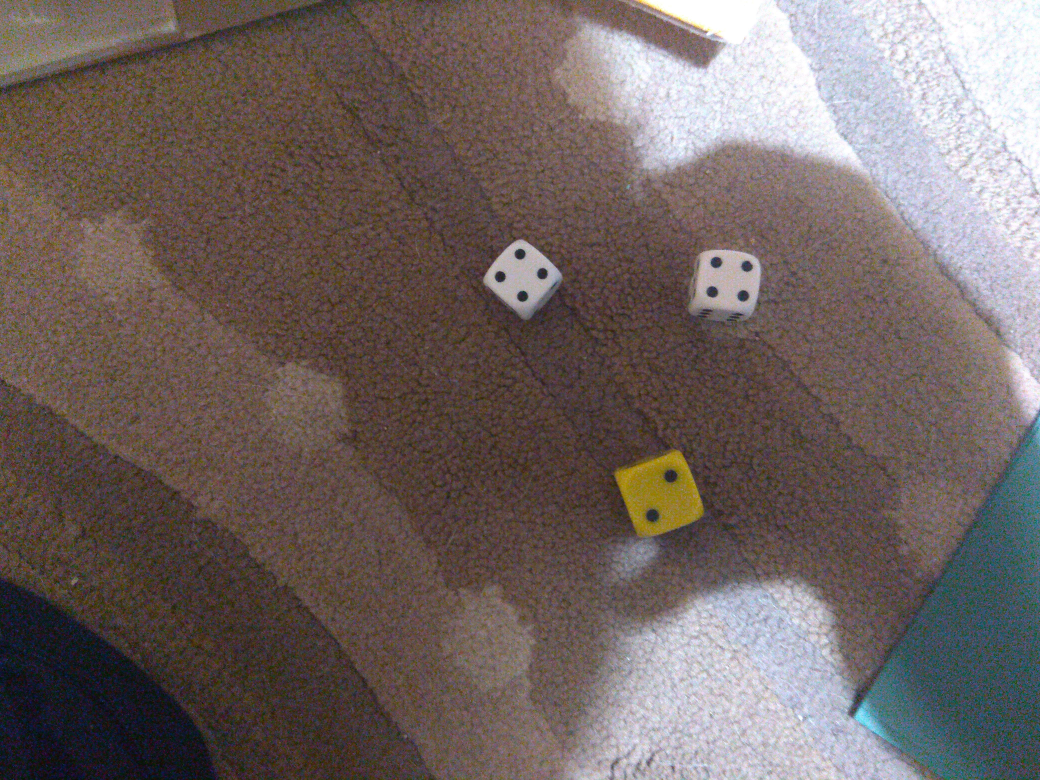
#> input picture src/Photos/ (11).jpg, 4160 x 3120 px (shown at 1/4 size); its folder holds only this picture in this run
$ python DiceDetectionMain.py
#> lines starting #> are read from the running program, lines starting #| are printed output that depends on the picture; after the words box and inside, x2 and y2 are one past the last pixel; in counts of white or black regions, pixels touching at a corner belong together
#> in main, original_image is the input picture: shape (3120, 4160, 3); mean B, G, R 97.1, 100.4, 112.4
import math
import sys
import cv2
import numpy as np
from statistics import mean
from glob import glob

files = glob('src/Photos/*.jpg')
number_of_pictures = len(files)


def distance(p1, p2):
    return math.sqrt(((p1[0] - p2[0]) ** 2) + ((p1[1] - p2[1]) ** 2))


def rescale_frame(frame, percent=75):
#> called with percent = 25
    width = int(frame.shape[1] * percent / 100)
    height = int(frame.shape[0] * percent / 100)
    dim = (width, height)
    return cv2.resize(frame, dim, interpolation=cv2.INTER_AREA)


# [6 lines left out: function adjust_gamma, not called in this run]


def scale_contour(cnt, scale):
    M = cv2.moments(cnt)
    cx = int(M['m10'] / M['m00'])
    cy = int(M['m01'] / M['m00'])

    cnt_norm = cnt - [cx, cy]
    cnt_scaled = cnt_norm * scale
    cnt_scaled = cnt_scaled + [cx, cy]
    cnt_scaled = cnt_scaled.astype(np.int32)

    return cnt_scaled


def main():
    i = 0
    while True:
        image_name = 'Image no ' + str(i + 1)
        cv2.namedWindow(image_name, cv2.WINDOW_NORMAL)
        cv2.resizeWindow(image_name, 900, 600)
        cv2.moveWindow(image_name, 600, 100)

        original_image = cv2.imread(files[i], cv2.IMREAD_COLOR)
        print('File ' + files[i])
        to_show = original_image.copy()
        to_show_before = to_show.copy()
        original_image = rescale_frame(original_image, 25)
        if original_image.shape[0] > original_image.shape[1]:
            original_image = cv2.rotate(original_image, cv2.ROTATE_90_CLOCKWISE)
            to_show = cv2.rotate(to_show, cv2.ROTATE_90_CLOCKWISE)
            to_show_before = cv2.rotate(to_show_before, cv2.ROTATE_90_CLOCKWISE)
        gray_image = cv2.cvtColor(original_image, cv2.COLOR_BGR2GRAY)
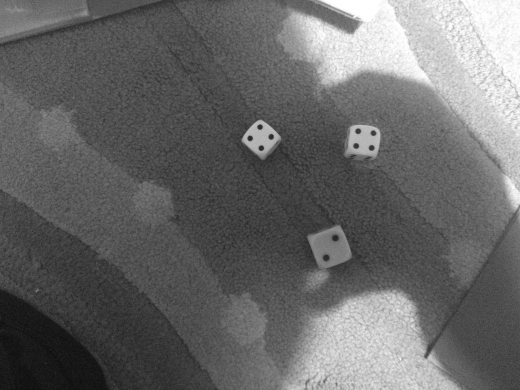
#> gray_image: shape (780, 1040) (shown at 1/2 size); min 8, max 255, mean 103.6
        # looking for dots
        blurred_image = cv2.GaussianBlur(gray_image, (15, 15), 0)
        thresh_image = cv2.adaptiveThreshold(blurred_image, 255, cv2.ADAPTIVE_THRESH_GAUSSIAN_C, cv2.THRESH_BINARY_INV, 11, 1)
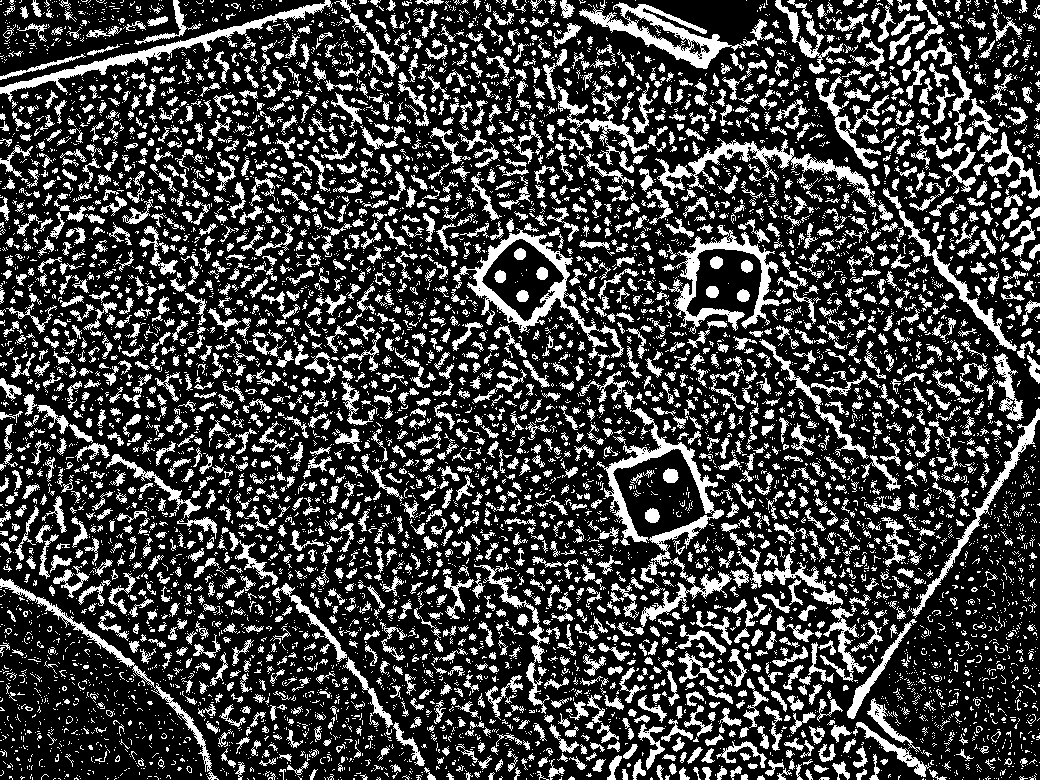
#> thresh_image: shape (780, 1040); 25.7% white; 7793 white regions (5443 under 20 px), largest, box (x1, y1, x2, y2) and area: (596, 390, 724, 583) 3593, (453, 228, 624, 358) 3338, (579, 2, 758, 69) 2983
        kernel = np.ones((5, 5), np.uint8)
        eroded_image = cv2.erode(thresh_image, kernel, iterations=1)
#> eroded_image: shape (780, 1040); 1% white in thin lines or dots
        dilated_image = cv2.dilate(eroded_image, kernel, iterations=1)
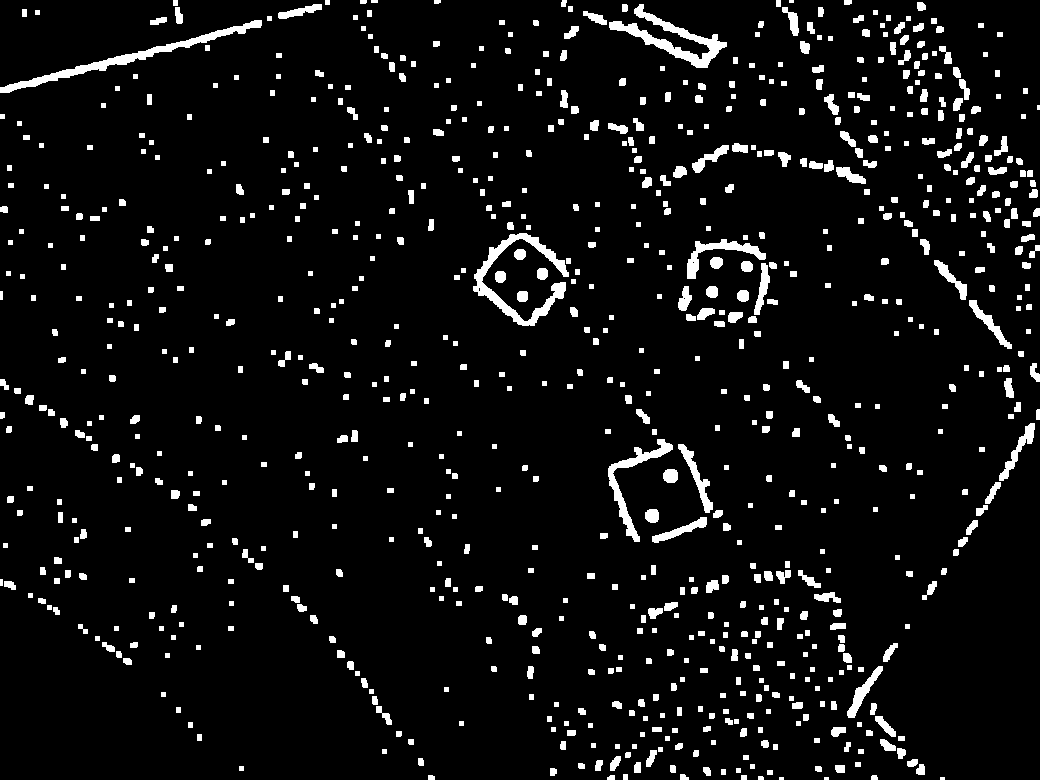
#> dilated_image: shape (780, 1040); 6.1% white; 853 white regions (5 under 20 px)
        contours, hierarchy = cv2.findContours(dilated_image, cv2.RETR_TREE, cv2.CHAIN_APPROX_SIMPLE)
#> contours = 856 contours, 262 with area under 20; largest, box (x1, y1, x2, y2) and area: (473, 233, 569, 326) 1791, (0, 20, 262, 93) 1697, (609, 4, 727, 68) 1652, (608, 439, 673, 542) 1020, (687, 239, 766, 279) 720
        dots_coordinates = []
        dots = []
        for j in range(len(contours)):
            area = cv2.contourArea(contours[j])
            perimeter = cv2.arcLength(contours[j], True)
            contours[j] = scale_contour(contours[j], 1.1)
            if perimeter == 0:
                break
            circularity = 4 * math.pi * (area / (perimeter * perimeter))
            if 0.8 < circularity and 1000 / 16 < area < 10000 / 16:
                x = []
                y = []
                color = []
                for k in range(len(contours[j])):
                    x.append(contours[j][k][0][1])
                    y.append(contours[j][k][0][0])
                    color.append(int(gray_image[contours[j][k][0][1], contours[j][k][0][0]]))
                if int(gray_image[mean(x), mean(y)]) < 150 and mean(color) > 100:
                    for contour in contours[j]:
                        contour[:, 0] = contour[:, 0] * 4
                        contour[:, 1] = contour[:, 1] * 4
                    cv2.drawContours(to_show, contours, j, (0, 0, 255), 12)
                    dots_coordinates.append([mean(x), mean(y)])
                    dots.append(contours[j])
#> this loop made 856 passes
#> (area, perimeter, cx in scale_contour, cy in scale_contour, circularity) on passes 5, 7, 8: (22, 18.83, 873, 777, 0.78), (24, 20.83, 610, 777, 0.695), (22.5, 19.41, 430, 777, 0.75)
#> after the loop, contour = [[2092, 992]]; contours = 856 contours, 12 with area under 20; largest, box (x1, y1, x2, y2) and area: (2648, 1872, 2709, 1929) 2984, (2576, 2032, 2633, 2089) 2768, (468, 228, 573, 330) 2151, (2836, 1024, 2889, 1073) 2144, (2820, 1140, 2869, 1189) 2080; dots = 12 contours; largest, box (x1, y1, x2, y2) and area: (2648, 1872, 2709, 1929) 2984, (2576, 2032, 2633, 2089) 2768, (2836, 1024, 2889, 1073) 2144, (2820, 1140, 2869, 1189) 2080, (2944, 1156, 2993, 1205) 2064; dots_coordinates = [[657, 846], [575, 767], [514, 651], [473, 668], [295, 521], [296, 742], [292, 710], [277, 498], [273, 540], [266, 744], [262, 714], [253, 519]]

        dices = list()
        for coord in dots_coordinates:
            dice = list()
            # print('coord: ' + str(coord))
            for other_coord in dots_coordinates:
                if distance(coord, other_coord) < 100:
                    dice.append(other_coord)
            dices.append(dice)
#> this loop made 12 passes
#> after the loop, dices = 12 items

        result = list()
        for dice in dices:
            if dice not in result:
                result.append(dice)
#> this loop made 12 passes
#> dice on passes 1 to 8: [[657, 846]], [[575, 767]], [[514, 651], [473, 668]], [[514, 651], [473, 668]], [[295, 521], [277, 498], [273, 540], [253, 519]], [[296, 742], [292, 710], [266, 744], [262, 714]], [[296, 742], [292, 710], [266, 744], [262, 714]], [[295, 521], [277, 498], [273, 540], [253, 519]]
#> after the loop, result = [[[657, 846]], [[575, 767]], [[514, 651], [473, 668]], [[295, 521], [277, 498], [273, 540], [253, 519]], [[296, 742], [292, 710], [266, 744], [262, 714]]]

        results = 20 * [0]
        for dice in result:
            results[len(dice) - 1] += 1
#> this loop made 5 passes
#> after the loop, results = [2, 1, 0, 2, 0, 0, 0, 0, 0, 0, 0, 0, 0, 0, 0, 0, 0, 0, 0, 0]

        font = cv2.FONT_HERSHEY_SIMPLEX
#> font = 0
        font_scale = 3.2
        color = (0, 0, 255)
        thickness = 8
        alpha = 0.55

        overlay = to_show.copy()

        cv2.rectangle(to_show, (0, 0), (250 * 4, 230 * 4), (100, 100, 100), -1)

        cv2.addWeighted(overlay, 1 - alpha, to_show, alpha, 0, to_show)
        org = (10, 20 * 4 + 20)
        to_show = cv2.putText(to_show, "liczba jedynek: " + str(results[0]), org, font, font_scale, color, thickness, cv2.LINE_AA)
        org = (10, 60 * 4 + 20)
        to_show = cv2.putText(to_show, "liczba dwojek: " + str(results[1]), org, font, font_scale, color, thickness, cv2.LINE_AA)
        org = (10, 100 * 4 + 20)
        to_show = cv2.putText(to_show, "liczba trojek: " + str(results[2]), org, font, font_scale, color, thickness, cv2.LINE_AA)
        org = (10, 140 * 4 + 20)
        to_show = cv2.putText(to_show, "liczba czworek: " + str(results[3]), org, font, font_scale, color, thickness, cv2.LINE_AA)
        org = (10, 180 * 4 + 20)
        to_show = cv2.putText(to_show, "liczba piatek: " + str(results[4]), org, font, font_scale, color, thickness, cv2.LINE_AA)
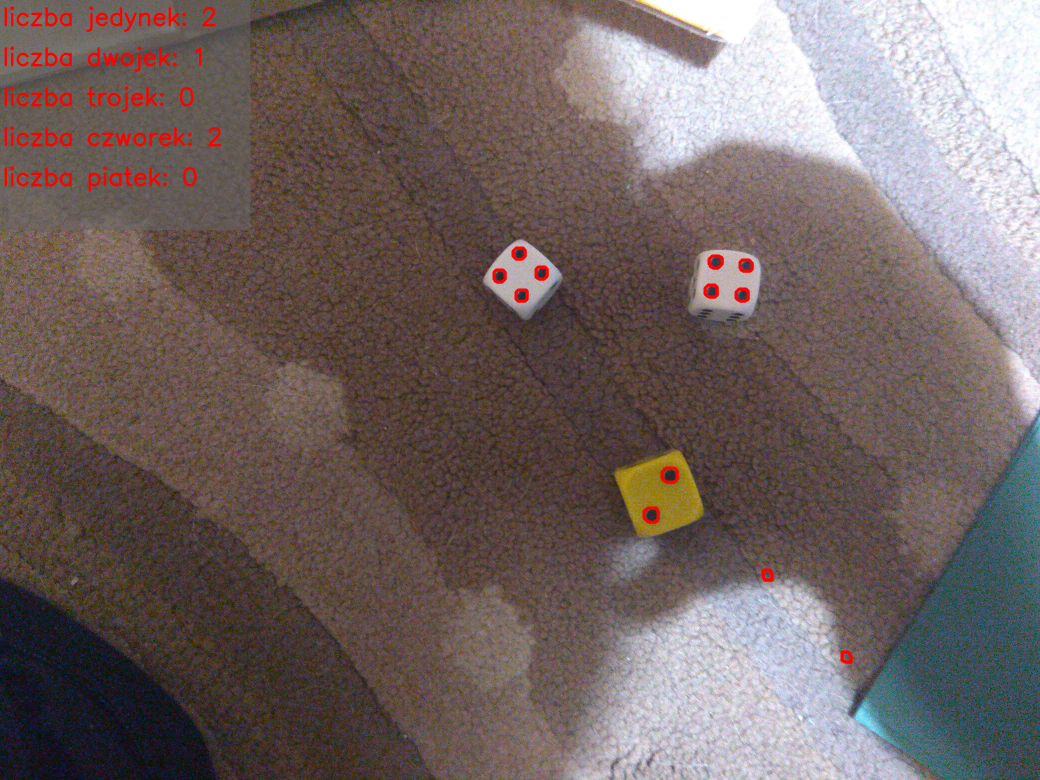
#> to_show: shape (3120, 4160, 3) (shown at 1/4 size); mean B, G, R 97.3, 100, 113.4
        org = (10, 220 * 4 + 20)
        to_show = cv2.putText(to_show, "liczba szostek: " + str(results[5]), org, font, font_scale, color, thickness, cv2.LINE_AA)

        cv2.imshow(image_name, to_show_before)
        cv2.imwrite('out/' + str("{:02d}".format(i + 1)) + '.jpg', to_show)
        key = cv2.waitKey(0)
#> (key Esc is pressed here)

        if key == 13 or key == 32:  # enter or space
            cv2.imshow(image_name, to_show)
            key = cv2.waitKey(0)
        if key == 27:  # ESCAPE
            sys.exit()
#> (the program exits here)

$ run again, on src/Photos/ (19).jpg
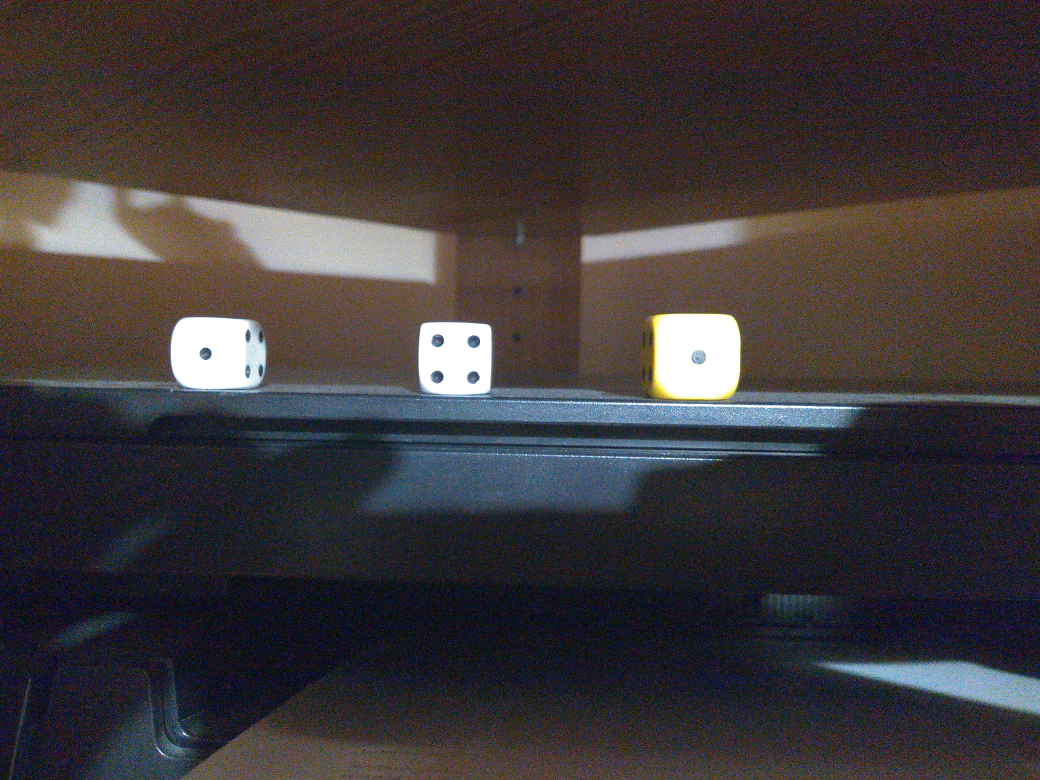
#> input picture src/Photos/ (19).jpg, 4160 x 3120 px (shown at 1/4 size)
#> in main, original_image is the input picture: shape (3120, 4160, 3); mean B, G, R 57.7, 56.1, 61.7
#> in main, `thresh_image = cv2.adaptiveThreshold(blurred_image, 255, cv2.ADAPTIVE_..`:
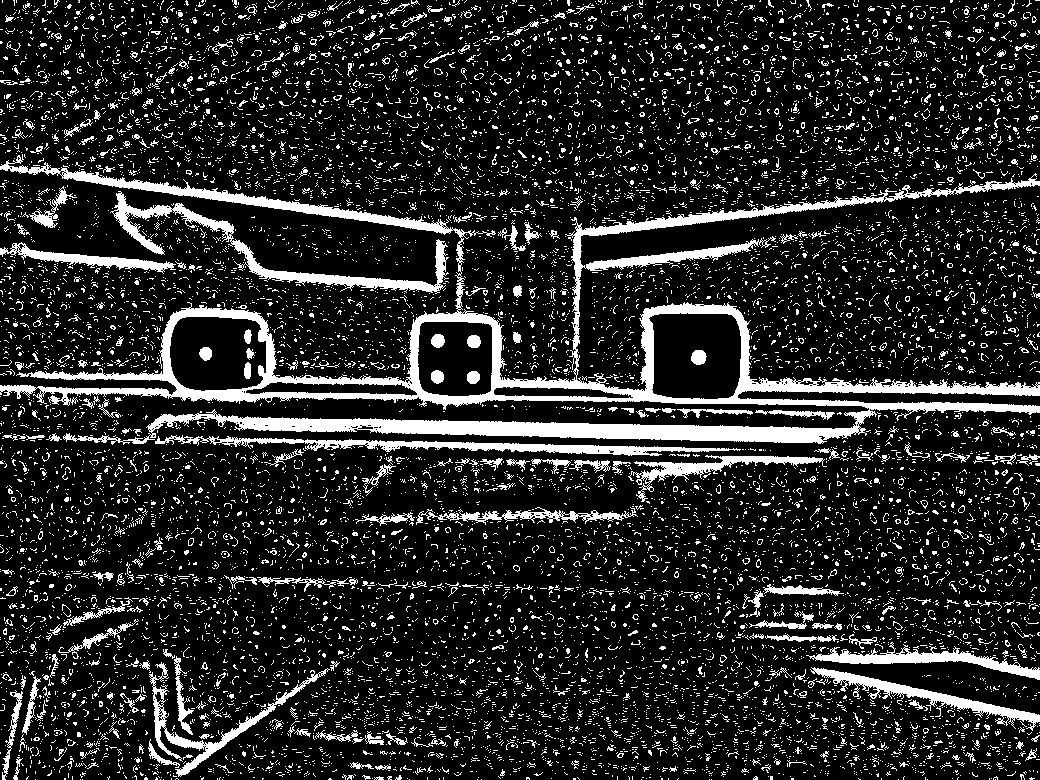
#> thresh_image: shape (780, 1040); 15.5% white; 13291 white regions (12765 under 20 px), largest, box (x1, y1, x2, y2) and area: (0, 154, 1040, 445) 39505, (110, 191, 449, 294) 4165, (155, 435, 741, 456) 3485
#> eroded_image: shape (780, 1040); 2.4% white; 149 white regions (97 under 20 px), largest, box (x1, y1, x2, y2) and area: (244, 419, 853, 441) 5327, (609, 306, 1040, 404) 2428, (412, 315, 603, 403) 1444
#> dilated_image: shape (780, 1040); 5.9% white; 112 white regions
#> in main, `contours, hierarchy = cv2.findContours(dilated_image, cv2.RETR_TREE, c..`: contours = 114 contours, 21 with area under 20; largest, box (x1, y1, x2, y2) and area: (242, 417, 858, 443) 7468, (607, 304, 1040, 406) 5338, (113, 308, 405, 402) 3434, (410, 313, 605, 405) 2900, (64, 172, 445, 233) 2708
#> the loop in main, `for j in range(len(contours)):` made 114 passes
#> (area, perimeter, cx in scale_contour, cy in scale_contour, circularity) on passes 1, 2, 4, 5, 6, 10, 11, 12: (215, 83.8, 184, 742, 0.385), (33, 22.83, 185, 726, 0.796), (98.5, 51.07, 158, 727, 0.475), (587.5, 224.9, 216, 745, 0.146), (27, 20.83, 263, 713, 0.782), (81, 40.49, 181, 711, 0.621), (36, 23.66, 281, 700, 0.808), (1683, 500.5, 929, 694, 0.0844)
#> after the loop in main, `for j in range(len(contours)):`: contour = [[1760, 1332]]; contours = 114 contours, 2 with area under 20; largest, box (x1, y1, x2, y2) and area: (210, 415, 887, 444) 9054, (590, 297, 1066, 409) 6672, (100, 302, 422, 405) 4216, (403, 308, 617, 409) 3482, (44, 169, 463, 236) 3266; dots = 6 contours; box (x1, y1, x2, y2) and area: (2760, 1396, 2821, 1457) 3096, (1864, 1336, 1917, 1389) 2416, (1720, 1332, 1773, 1385) 2408, (1864, 1480, 1917, 1533) 2344, (1720, 1480, 1773, 1529) 2264, (796, 1384, 845, 1437) 2224; dots_coordinates = [[375, 471], [375, 438], [358, 697], [352, 205], [339, 471], [338, 436]]
#> the loop in main, `for coord in dots_coordinates:` made 6 passes
#> after the loop in main, `for coord in dots_coordinates:`: dices = [[[375, 471], [375, 438], [339, 471], [338, 436]], [[375, 471], [375, 438], [339, 471], [338, 436]], [[358, 697]], [[352, 205]], [[375, 471], [375, 438], [339, 471], [338, 436]], [[375, 471], [375, 438], [339, 471], [338, 436]]]
#> the loop in main, `for dice in dices:` made 6 passes
#> dice on passes 1 to 6: [[375, 471], [375, 438], [339, 471], [338, 436]], [[375, 471], [375, 438], [339, 471], [338, 436]], [[358, 697]], [[352, 205]], [[375, 471], [375, 438], [339, 471], [338, 436]], [[375, 471], [375, 438], [339, 471], [338, 436]]
#> after the loop in main, `for dice in dices:`: result = [[[375, 471], [375, 438], [339, 471], [338, 436]], [[358, 697]], [[352, 205]]]
#> the loop in main, `for dice in result:` made 3 passes
#> after the loop in main, `for dice in result:`: results = [2, 0, 0, 1, 0, 0, 0, 0, 0, 0, 0, 0, 0, 0, 0, 0, 0, 0, 0, 0]
#> font = 0
#> in main, `cv2.addWeighted(overlay, 1 - alpha, to_show, alpha, 0, to_show)`:
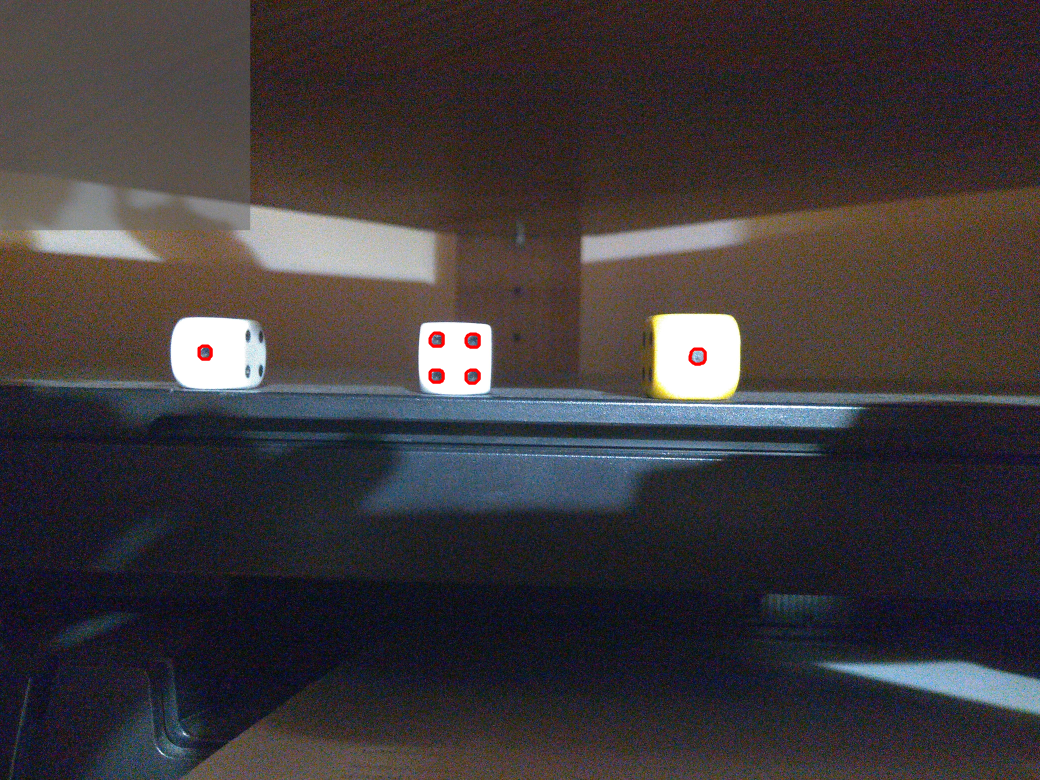
#> to_show: shape (3120, 4160, 3) (shown at 1/4 size); mean B, G, R 59.2, 57.2, 62.6
